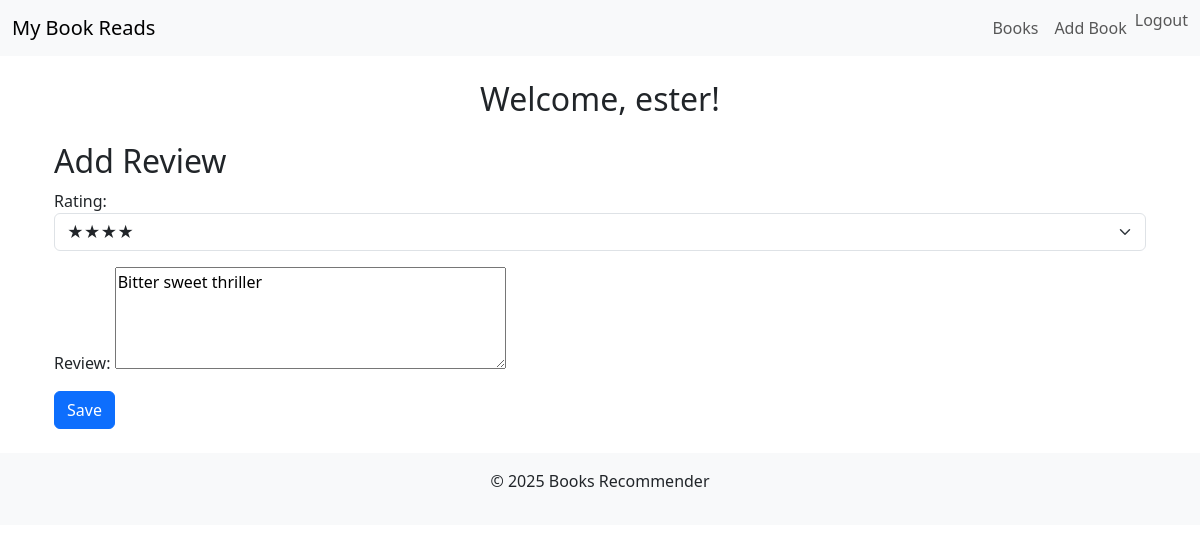
The app's page /reviews/2/edit/ (signed in), older data.
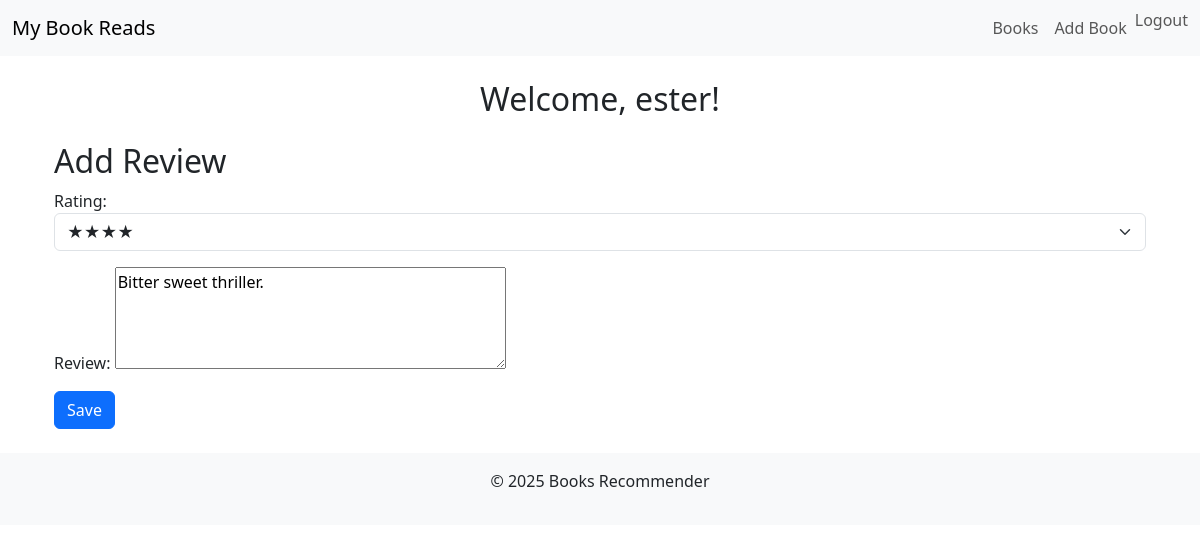
The same page, newer data.
### books/models.py (models this page shows, shortened)
class Review(models.Model):
    RATING_CHOICES = [
        (1, '★'),
        (2, '★★'),
        (3, '★★★'),
        (4, '★★★★'),
        (5, '★★★★★'),
    ]
    book= models.ForeignKey(Book, on_delete=models.CASCADE, related_name='reviews')
    user = models.ForeignKey(User, on_delete=models.CASCADE, related_name='reviews')
    rating = models.PositiveIntegerField(
        choices=RATING_CHOICES,
        validators=[MinValueValidator(1), MaxValueValidator(5)]
    )
    review = models.TextField(blank=True, null=True)
    created_at= models.DateTimeField(auto_now_add=True)
    updated_at = models.DateTimeField(auto_now=True)
    class Meta:
        unique_together = ['book', 'user']
        ordering = ['-created_at']

### books/views.py (the view)
# urls.py: path("reviews/<int:pk>/edit/", views.review_edit, name="review_edit"),
@login_required
def review_edit(request, pk):
    review = get_object_or_404(Review, pk=pk, user=request.user)
    if request.method == "POST":
        form = ReviewForm(request.POST, instance=review)
        if form.is_valid():
            form.save()
            return redirect("review_detail", pk=pk)
    else:
        form = ReviewForm(instance=review)
    return render(request, "books/review_form.html", {"form": form})

### books/forms.py
class ReviewForm(forms.ModelForm):
    class Meta:
        model = Review
        fields = ['rating', 'review']
        widgets = {
            'rating': forms.Select(attrs={'class': 'form-select'}),
            'review': forms.Textarea(attrs={'rows': 4, 'placeholder': 'Write your review here...'}),
        }
    def __init__(self, *args, **kwargs):
        super().__init__(*args, **kwargs)
        self.fields['rating'].widget.attrs['class'] = 'form-select'

### books/templates/books/review_form.html (shortened to what this page needs)
{% extends "books/base.html" %}
{% block content %}
<div class="container">
  <h2>{% if object %}Edit Review{% else %}Add Review{% endif %}</h2>
  <form method="post">
    {{ form.as_p }}
    <button type="submit" class="btn btn-primary">Save</button>
  </form>
</div>
{% endblock %}

Row changes from the older to the newer data that the page shows:
changed Review: review "Bitter sweet thriller" → "Bitter sweet thriller."
